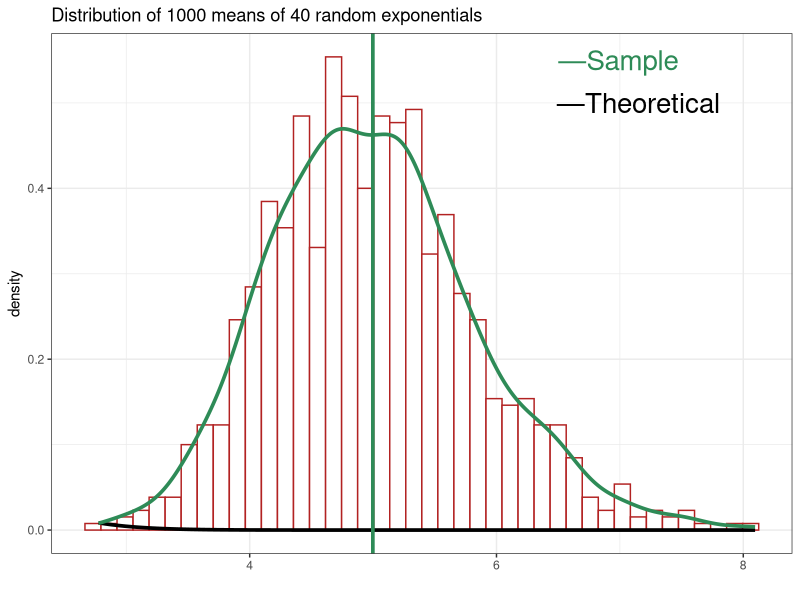
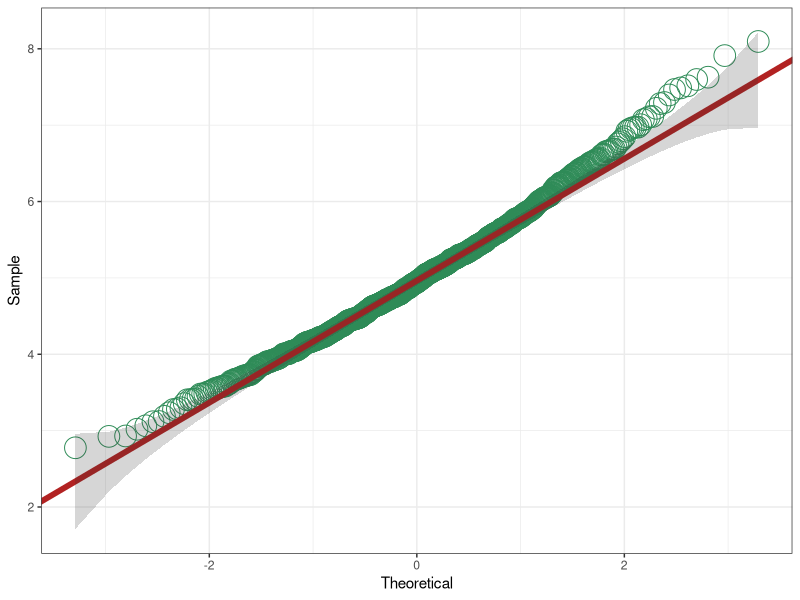

Write the R code that produced these figures, in order.
## ---- chunk 1
      lambda <- 0.2
           n <- 1000
      s.size <- 40
  simulation <- matrix(rexp(n*s.size, rate=lambda), n, s.size)
sample.means <- rowMeans(simulation) 
## ---- chunk 2
df <- data.frame(sample.means)      # Set as data frame for ggplot purposes
library(ggplot2)
g <- ggplot(df, aes(sample.means)) 
g <- g + geom_histogram(binwidth = 0.13, fill = "white", colour = "firebrick", aes(y = ..density..)) 
g <- g + stat_function(geom="line", fun=dnorm, arg=list(mean=mean(sample.means), sd=sd(sample.means)), size = 1.25)
g <- g + geom_density(colour = "seagreen", size = 1.25) + theme_bw() + xlab("")
g <- g + geom_vline(xintercept = mean(sample.means), colour = "seagreen", size = 1.25)
g <- g + annotate("text", x = 7.15, y = 0.55, label = "—Sample     ", colour = " seagreen", size = 7)
g <- g + annotate("text", x = 7.15, y = 0.5, label = "—Theoretical", size = 7)
g <- g + ggtitle("Distribution of 1000 means of 40 random exponentials")
g
## ---- chunk 3
round(mean(sample.means), 3)
1/lambda
## ---- chunk 4
sd(sample.means)
## ---- chunk 5
(1/lambda)/sqrt(s.size)
## ---- chunk 6
var(sample.means)
## ---- chunk 7
((1/lambda)^2)/s.size
## ---- chunk 8
    gg_qq <- function(x, distribution = "norm", ..., line.estimate = NULL, conf = 0.95,
                      labels = names(x)){
        q.function <- eval(parse(text = paste0("q", distribution)))
        d.function <- eval(parse(text = paste0("d", distribution)))
        x <- na.omit(x)
        ord <- order(x)
        n <- length(x)
        P <- ppoints(length(x))
        df <- data.frame(ord.x = x[ord], z = q.function(P, ...))
        
        if(is.null(line.estimate)){
            Q.x <- quantile(df$ord.x, c(0.25, 0.75))
            Q.z <- q.function(c(0.25, 0.75), ...)
            b <- diff(Q.x)/diff(Q.z)
            coef <- c(Q.x[1] - b * Q.z[1], b)
        } else {
            coef <- coef(line.estimate(ord.x ~ z))
        }
        
        zz <- qnorm(1 - (1 - conf)/2)
        SE <- (coef[2]/d.function(df$z)) * sqrt(P * (1 - P)/n)
        fit.value <- coef[1] + coef[2] * df$z
        df$upper <- fit.value + zz * SE
        df$lower <- fit.value - zz * SE
        
        if(!is.null(labels)){ 
            df$label <- ifelse(df$ord.x > df$upper | df$ord.x < df$lower, labels[ord],"")
        }
        
        p <- ggplot(df, aes(x=z, y=ord.x)) +
            geom_point(colour = "seagreen", size = 7, shape = 1) + theme_bw() +
            geom_abline(intercept = coef[1], slope = coef[2], colour = "firebrick", size = 2) +
            geom_ribbon(aes(ymin = lower, ymax = upper), alpha=0.2) +
            xlab("Theoretical") + ylab("Sample")
        if(!is.null(labels)) p <- p + geom_text( aes(label = label))
        print(p)
        #coef
    }
## ---- chunk 9
gg_qq(sample.means)
